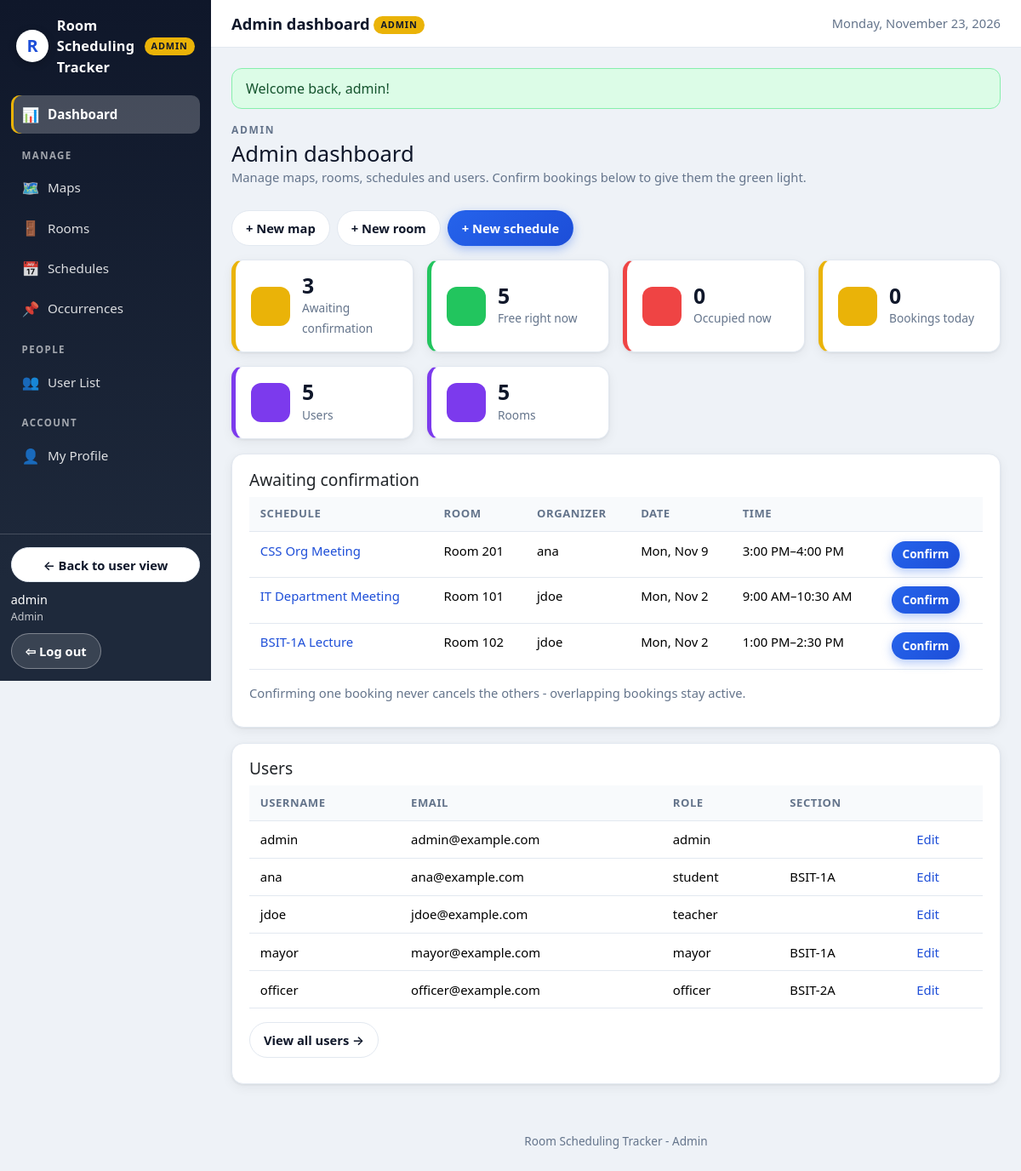
The app's page /admin (signed in) with its own data.
### tables this page shows
CREATE TABLE IF NOT EXISTS tblUsers (
  user_id       INT UNSIGNED NOT NULL AUTO_INCREMENT,
  username      VARCHAR(50)  NOT NULL,
  email         VARCHAR(255) NOT NULL,
  password_hash VARCHAR(255) NOT NULL,
  profile_img   VARCHAR(255) NULL,
  role          VARCHAR(30)  NOT NULL DEFAULT 'student',
  section       VARCHAR(50)  NULL,
  org_name      VARCHAR(100) NULL,
  phone_number  VARCHAR(17)  NULL,
  PRIMARY KEY (user_id),
  UNIQUE KEY uq_users_username (username),
  UNIQUE KEY uq_users_email (email),
  KEY idx_users_role (role)
);

CREATE TABLE IF NOT EXISTS tblSchedules (
  schedule_id          INT UNSIGNED NOT NULL AUTO_INCREMENT,
  organizer_id         INT UNSIGNED NOT NULL,
  room_id              INT UNSIGNED NOT NULL,
  schedule_title       VARCHAR(150) NOT NULL,
  schedule_description TEXT NULL,
  recurrence_type      VARCHAR(20) NOT NULL DEFAULT 'one_time',
  start_date           DATE NOT NULL,
  end_date             DATE NULL,
  start_time           TIME NOT NULL,
  end_time             TIME NOT NULL,
  schedule_status      VARCHAR(20) NOT NULL DEFAULT 'active',
  admin_confirmed      TINYINT(1) NOT NULL DEFAULT 0,
  created_at           DATETIME NOT NULL DEFAULT CURRENT_TIMESTAMP,
  updated_at           DATETIME NOT NULL DEFAULT CURRENT_TIMESTAMP ON UPDATE CURRENT_TIMESTAMP,
  PRIMARY KEY (schedule_id),
  CONSTRAINT fk_schedules_organizer FOREIGN KEY (organizer_id)
    REFERENCES tblUsers (user_id) ON DELETE RESTRICT ON UPDATE CASCADE,
  CONSTRAINT fk_schedules_room FOREIGN KEY (room_id)
    REFERENCES tblRooms (room_id) ON DELETE RESTRICT ON UPDATE CASCADE,
  KEY idx_schedules_room_dates (room_id, start_date, end_date),
  KEY idx_schedules_organizer (organizer_id),
  CONSTRAINT chk_schedules_time CHECK (end_time > start_time)
);

CREATE TABLE IF NOT EXISTS tblRooms (
  room_id          INT UNSIGNED NOT NULL AUTO_INCREMENT,
  map_id           INT UNSIGNED NOT NULL,
  room_name        VARCHAR(100) NOT NULL,
  shape_type       VARCHAR(20)  NOT NULL DEFAULT 'rectangle',
  shape_data       JSON NOT NULL,
  room_description VARCHAR(255) NULL,
  room_image       VARCHAR(255) NULL,
  room_status      VARCHAR(20)  NOT NULL DEFAULT 'active',
  created_at       DATETIME NOT NULL DEFAULT CURRENT_TIMESTAMP,
  updated_at       DATETIME NOT NULL DEFAULT CURRENT_TIMESTAMP ON UPDATE CURRENT_TIMESTAMP,
  PRIMARY KEY (room_id),
  UNIQUE KEY uq_rooms_map_name (map_id, room_name),
  CONSTRAINT fk_rooms_map FOREIGN KEY (map_id)
    REFERENCES tblMaps (map_id) ON DELETE CASCADE ON UPDATE CASCADE,
  KEY idx_rooms_status (room_status)
);

### controllers/AdminController.php (called while the page is built, shortened)
<?php
final class AdminController
{
    public function index(): void
    {
        $today = date('Y-m-d');
        $now = date('H:i:s');
        $status = $this->availability->roomStatusAt($today, $now);
        $freeNow = count(array_filter($status, fn ($s) => $s['free']));
        $unconfirmed = $this->schedules->all(['unconfirmed' => true]);
        $allUsers = $this->users->all();
        view('admin/index', [
            'title' => 'Admin dashboard',
            'layout' => 'admin',
            'stats' => [
                'users' => count($allUsers),
                'rooms' => count($this->rooms->all()),
                'maps' => count($this->maps->all()),
                'unconfirmed' => count($unconfirmed),
                'today' => count($this->occurrences->forDateRange($today, $today)),
                'free_now' => $freeNow,
                'busy_now' => count($status) - $freeNow,
            ],
            'unconfirmed' => array_slice($unconfirmed, 0, 10),
            'users' => array_slice($allUsers, 0, 5),
        ]);
    }
}

### core/helpers.php (called while the page is built, shortened)
<?php
function e(?string $value): string
{
    return htmlspecialchars($value ?? '', ENT_QUOTES, 'UTF-8');
}
function base_path(): string
{
    static $base = null;
    if ($base !== null) {
        return $base;
    }
    $base = '';
    $appUrl = getenv('APP_URL');
    if ($appUrl !== false && $appUrl !== '') {
        $p = parse_url($appUrl, PHP_URL_PATH);
    } elseif (isset($_SERVER['SCRIPT_NAME'])) {
        $script = str_replace('\\', '/', (string) $_SERVER['SCRIPT_NAME']);
        if (basename($script) === 'index.php') {
            $dir = rtrim(dirname($script), '/');
            $base = ($dir === '/' || $dir === '.' || $dir === '\\') ? '' : $dir;
        }
    }
    return $base;
}
function url(string $path = ''): string
{
    $path = ltrim($path, '/');
    return base_path() . ($path === '' ? '/' : '/' . $path);
}
function flashes(): array
{
    $out = $_SESSION['_flash'] ?? [];
    return $out;
}
function time_12h(string $time): string
{
    $ts = strtotime($time);
    return $ts === false ? $time : date('g:i A', $ts);
}

### models/Schedule.php (called while the page is built, shortened)
<?php
final class Schedule
{
    public function all(array $filters = []): array
    {
        $sql = 'SELECT s.*, r.room_name, m.map_name, u.username AS organizer_name
                FROM tblSchedules s
                JOIN tblRooms r ON r.room_id = s.room_id
                JOIN tblMaps m ON m.map_id = r.map_id
                JOIN tblUsers u ON u.user_id = s.organizer_id';
        $params = [];
        $where = [];
        if (!empty($filters['unconfirmed'])) {
            $where[] = "s.admin_confirmed = 0 AND s.schedule_status = 'active'";
        }
        if ($where) {
            $sql .= ' WHERE ' . implode(' AND ', $where);
        }
        $rows = $this->db->all($sql . ' ORDER BY s.start_date DESC, s.start_time', $params);
        foreach ($rows as &$row) {
            $row['days'] = $this->days((int) $row['schedule_id']);
        }
        return $rows;
    }
    public function days(int $scheduleId): array
    {
        $rows = $this->db->all(
            'SELECT day_of_week FROM tblScheduleDays WHERE schedule_id = ? ORDER BY day_of_week',
            [$scheduleId]
        );
        return array_map(fn ($r) => (int) $r['day_of_week'], $rows);
    }
}

### core/Database.php (called while the page is built, shortened)
<?php
final class Database
{
    private PDO $pdo;
    private function __construct(array $db)
    {
        $driver = $db['driver'] ?? 'mysql';
        try {
            if ($driver === 'sqlite') {
                $dir = dirname($db['path']);
                if (!is_dir($dir)) {
                    mkdir($dir, 0755, true);
                }
                $this->pdo = new PDO('sqlite:' . $db['path']);
                $this->pdo->exec('PRAGMA foreign_keys = ON');
            } else {
                $dsn = sprintf(
                    'mysql:host=%s;port=%s;dbname=%s;charset=%s',
                    $db['host'], $db['port'], $db['database'], $db['charset']
                );
                $this->pdo = new PDO($dsn, $db['username'], $db['password'], [
                    PDO::ATTR_ERRMODE            => PDO::ERRMODE_EXCEPTION,
                    PDO::ATTR_DEFAULT_FETCH_MODE => PDO::FETCH_ASSOC,
                    PDO::ATTR_EMULATE_PREPARES   => false,
                ]);
                return;
            }
            $this->pdo->setAttribute(PDO::ATTR_ERRMODE, PDO::ERRMODE_EXCEPTION);
            $this->pdo->setAttribute(PDO::ATTR_DEFAULT_FETCH_MODE, PDO::FETCH_ASSOC);
            $this->pdo->setAttribute(PDO::ATTR_EMULATE_PREPARES, false);
        } catch (PDOException $e) {
            throw new PDOException(
                'Could not connect to the database. Check your .env DB_* settings '
                . 'and make sure the database from database/rst_db.sql exists. '
                . 'Driver error: ' . $e->getMessage(),
                (int) $e->getCode(),
                $e
            );
        }
    }
    public function all(string $sql, array $params = []): array
    {
        $stmt = $this->pdo->prepare($sql);
        $stmt->execute($params);
        return $stmt->fetchAll();
    }
}

### models/User.php (called while the page is built, shortened)
<?php
final class User
{
    public function all(): array
    {
        return $this->db->all(
            'SELECT user_id, username, email, profile_img, role, section, org_name, phone_number
             FROM tblUsers ORDER BY username'
        );
    }
}

### core/Auth.php (called while the page is built, shortened)
<?php
final class Auth
{
    public static function user(): ?array
    {
        return $_SESSION['user'] ?? null;
    }
}

### views/admin/index.php (the view, shortened to what this page needs)
<p class="page-label">ADMIN</p>
<div class="page-head">
  <div>
    <h1>Admin dashboard</h1>
    <p class="muted">Manage maps, rooms, schedules and users. Confirm bookings below to give them the green light.</p>
  </div>
  <div style="display:flex;gap:.5rem;flex-wrap:wrap">
    <a class="btn" href="<?= url('maps/create') ?>">+ New map</a>
    <a class="btn" href="<?= url('rooms/create') ?>">+ New room</a>
    <a class="btn btn-primary" href="<?= url('schedules/create') ?>">+ New schedule</a>
  </div>
</div>
<div class="stat-grid">
  <div class="stat-card tint-amber"><div class="stat-icon"></div><div><strong><?= (int) $stats['unconfirmed'] ?></strong><span>Awaiting confirmation</span></div></div>
  <div class="stat-card tint-green"><div class="stat-icon"></div><div><strong><?= (int) $stats['free_now'] ?></strong><span>Free right now</span></div></div>
  <div class="stat-card tint-red"><div class="stat-icon"></div><div><strong><?= (int) $stats['busy_now'] ?></strong><span>Occupied now</span></div></div>
  <div class="stat-card tint-amber"><div class="stat-icon"></div><div><strong><?= (int) $stats['today'] ?></strong><span>Bookings today</span></div></div>
  <div class="stat-card tint-purple"><div class="stat-icon"></div><div><strong><?= (int) $stats['users'] ?></strong><span>Users</span></div></div>
  <div class="stat-card tint-purple"><div class="stat-icon"></div><div><strong><?= (int) $stats['rooms'] ?></strong><span>Rooms</span></div></div>
</div>
<section class="card">
  <h2>Awaiting confirmation</h2>
  <?php if (empty($unconfirmed)): ?>
    <p class="muted">Nothing waiting - every active schedule is confirmed.</p>
  <?php else: ?>
    <table class="table">
      <thead><tr><th>Schedule</th><th>Room</th><th>Organizer</th><th>Date</th><th>Time</th><th></th></tr></thead>
      <tbody>
        <?php foreach ($unconfirmed as $s): ?>
        <tr>
          <td><a href="<?= url('schedules/' . (int) $s['schedule_id']) ?>"><?= e($s['schedule_title']) ?></a></td>
          <td><?= e($s['room_name']) ?></td>
          <td><?= e($s['organizer_name']) ?></td>
          <td><?= e(date('D, M j', strtotime($s['start_date']))) ?></td>
          <td><?= time_12h($s['start_time']) ?>–<?= time_12h($s['end_time']) ?></td>
          <td>
            <form method="post" action="<?= url('schedules/' . (int) $s['schedule_id'] . '/confirm') ?>" class="inline-form">
              <button class="btn btn-small btn-primary" type="submit">Confirm</button>
            </form>
          </td>
        </tr>
        <?php endforeach; ?>
      </tbody>
    </table>
    <p class="muted">Confirming one booking never cancels the others - overlapping bookings stay active.</p>
  <?php endif; ?>
</section>
<section class="card">
  <h2>Users</h2>
  <table class="table">
    <thead><tr><th>Username</th><th>Email</th><th>Role</th><th>Section</th><th></th></tr></thead>
    <tbody>
      <?php foreach ($users as $u): ?>
      <tr>
        <td><?= e($u['username']) ?></td>
        <td><?= e($u['email']) ?></td>
        <td><?= e($u['role']) ?></td>
        <td><?= e($u['section'] ?? '') ?></td>
        <td><a href="<?= url('users/' . (int) $u['user_id'] . '/edit') ?>">Edit</a></td>
      </tr>
      <?php endforeach; ?>
    </tbody>
  </table>
  <p><a class="btn" href="<?= url('users') ?>">View all users →</a></p>
</section>

### views/layouts/admin.php (shortened to what this page needs)
<!DOCTYPE html>
<html lang="en">
<head>
<link rel="stylesheet" href="https://cdn.jsdelivr.net/npm/bootstrap@5.3.3/dist/css/bootstrap.min.css">
<link rel="stylesheet" href="<?= url('assets/css/style.css') ?>">
</head>
<body>
<?php
$current = $current ?? '';
if ($current === '') {
    $reqPath = trim(parse_url($_SERVER['REQUEST_URI'] ?? '/', PHP_URL_PATH), '/');
    $base = trim(base_path(), '/');
    $seg = explode('/', $reqPath)[0] ?? '';
    $current = match ($seg) { 'admin' => 'admin', 'maps' => 'maps', 'rooms' => 'rooms', 'schedules' => 'schedules', 'calendar' => 'calendar', 'availability' => 'availability', 'occurrences' => 'occurrences', 'users' => 'users', 'profile' => 'profile', default => $seg };
}
?>
<div class="app-shell">
  <aside class="sidebar admin">
    <a class="brand" href="<?= url('admin') ?>"><span class="brand-mark">R</span> Room Scheduling<br>Tracker <span class="admin-badge">ADMIN</span></a>
    <nav>
      <a href="<?= url('admin') ?>" class="<?= $current === 'admin' ? 'active' : '' ?>"><span class="nav-icon">📊</span> Dashboard</a>
      <p class="nav-section">Manage</p>
      <a href="<?= url('maps') ?>" class="<?= $current === 'maps' ? 'active' : '' ?>"><span class="nav-icon">🗺️</span> Maps</a>
      <a href="<?= url('rooms') ?>" class="<?= $current === 'rooms' ? 'active' : '' ?>"><span class="nav-icon">🚪</span> Rooms</a>
      <a href="<?= url('schedules') ?>" class="<?= $current === 'schedules' ? 'active' : '' ?>"><span class="nav-icon">📅</span> Schedules</a>
      <a href="<?= url('occurrences') ?>" class="<?= $current === 'occurrences' ? 'active' : '' ?>"><span class="nav-icon">📌</span> Occurrences</a>
      <p class="nav-section">People</p>
      <a href="<?= url('users') ?>" class="<?= $current === 'users' ? 'active' : '' ?>"><span class="nav-icon">👥</span> User List</a>
      <p class="nav-section">Account</p>
      <a href="<?= url('profile') ?>" class="<?= $current === 'profile' ? 'active' : '' ?>"><span class="nav-icon">👤</span> My Profile</a>
    </nav>
    <div class="sidebar-foot">
      <a class="btn" href="<?= url('') ?>" style="width:100%;text-align:center;margin-bottom:.6rem">← Back to user view</a>
      <span class="user-chip"><?= e(\App\Core\Auth::user()['username'] ?? '') ?> <small>admin</small></span>
      <form method="post" action="<?= url('logout') ?>" class="inline-form"><?= csrf_field() ?><button class="btn btn-ghost" type="submit">⇦ Log out</button></form>
    </div>
  </aside>
  <div class="main-col">
    <header class="topbar">
      <p class="page-title"><?= e($title ?? 'Admin') ?> <span class="admin-badge">ADMIN</span></p>
      <div class="top-actions">
        <span class="muted"><?= e(date('l, F j, Y')) ?></span>
      </div>
    </header>
    <main class="content">
      <?php foreach (flashes() as $f): ?>
        <div class="flash flash-<?= e($f['type']) ?>"><?= e($f['message']) ?></div>
      <?php endforeach; ?>
      <?= $content ?? '' ?>
    </main>
    <footer class="footer">Room Scheduling Tracker - Admin</footer>
  </div>
</div>
</body>
</html>

### records on screen
tblusers: username "admin", email "admin@example.com", role "admin"
tblschedules: schedule_title "CSS Org Meeting", room.room_name "Room 201", organizer.username "ana", start_date "Mon, Nov 9", start_time "3:00 PM", end_time "4:00 PM"
tblschedules: schedule_title "IT Department Meeting", room.room_name "Room 101", organizer.username "jdoe", start_date "Mon, Nov 2", start_time "9:00 AM", end_time "10:30 AM"
tblschedules: schedule_title "BSIT-1A Lecture", room.room_name "Room 102", organizer.username "jdoe", start_date "Mon, Nov 2", start_time "1:00 PM", end_time "2:30 PM"
tblusers: username "ana", email "ana@example.com", role "student", section "BSIT-1A"
tblusers: username "jdoe", email "jdoe@example.com", role "teacher"
tblusers: username "mayor", email "mayor@example.com", role "mayor", section "BSIT-1A"
tblusers: username "officer", email "officer@example.com", role "officer", section "BSIT-2A"

### other values on screen
$title "Admin dashboard"
$f['message'] "Welcome back, admin!"
$stats['unconfirmed'] "3"
$stats['free_now'] "5"
$stats['busy_now'] "0"
$stats['today'] "0"
$stats['users'] "5"
$stats['rooms'] "5"
